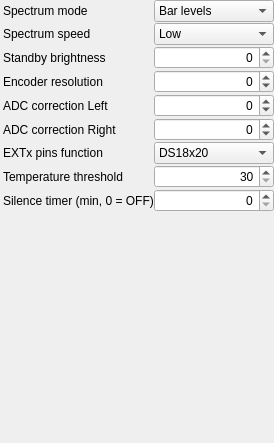
      <widget class="QWidget" name="tabOther">
       <attribute name="title">
        <string>Other</string>
       </attribute>
       <layout class="QVBoxLayout" name="verticalLayout_5">
        <property name="spacing">
         <number>1</number>
        </property>
        <property name="leftMargin">
         <number>0</number>
        </property>
        <property name="topMargin">
         <number>0</number>
        </property>
        <property name="rightMargin">
         <number>0</number>
        </property>
        <property name="bottomMargin">
         <number>0</number>
        </property>
        <item>
         <widget class="QWidget" name="wgtSpmode" native="true">
          <layout class="QHBoxLayout" name="horizontalLayout_23" stretch="1,0">
           <property name="spacing">
            <number>0</number>
           </property>
           <property name="leftMargin">
            <number>3</number>
           </property>
           <property name="topMargin">
            <number>0</number>
           </property>
           <property name="rightMargin">
            <number>0</number>
           </property>
           <property name="bottomMargin">
            <number>0</number>
           </property>
           <item>
            <widget class="QLabel" name="lblSpmode">
             <property name="text">
              <string>Spectrum mode</string>
             </property>
            </widget>
           </item>
           <item>
            <widget class="QComboBox" name="cbxSpmode">
             <property name="minimumSize">
              <size>
               <width>120</width>
               <height>0</height>
              </size>
             </property>
             <item>
              <property name="text">
               <string>Bar levels</string>
              </property>
             </item>
             <item>
              <property name="text">
               <string>3x stereo</string>
              </property>
             </item>
             <item>
              <property name="text">
               <string>3x mixed</string>
              </property>
             </item>
             <item>
              <property name="text">
               <string>2x stereo</string>
              </property>
             </item>
             <item>
              <property name="text">
               <string>2x mixed</string>
              </property>
             </item>
             <item>
              <property name="text">
               <string>1x stereo</string>
              </property>
             </item>
             <item>
              <property name="text">
               <string>1x mixed</string>
              </property>
             </item>
            </widget>
           </item>
          </layout>
         </widget>
        </item>
        <item>
         <widget class="QWidget" name="wgtSpspeed" native="true">
          <layout class="QHBoxLayout" name="horizontalLayout_24" stretch="1,0">
           <property name="spacing">
            <number>0</number>
           </property>
           <property name="leftMargin">
            <number>3</number>
           </property>
           <property name="topMargin">
            <number>0</number>
           </property>
           <property name="rightMargin">
            <number>0</number>
           </property>
           <property name="bottomMargin">
            <number>0</number>
           </property>
           <item>
            <widget class="QLabel" name="lblSpspeed">
             <property name="text">
              <string>Spectrum speed</string>
             </property>
            </widget>
           </item>
           <item>
            <widget class="QComboBox" name="cbxSpspeed">
             <property name="minimumSize">
              <size>
               <width>120</width>
               <height>0</height>
              </size>
             </property>
             <item>
              <property name="text">
               <string>Low</string>
              </property>
             </item>
             <item>
              <property name="text">
               <string>Middle</string>
              </property>
             </item>
             <item>
              <property name="text">
               <string>Fast</string>
              </property>
             </item>
            </widget>
           </item>
          </layout>
         </widget>
        </item>
        <item>
         <widget class="QWidget" name="wgtBrstby" native="true">
          <layout class="QHBoxLayout" name="horizontalLayout_22" stretch="1,0">
           <property name="spacing">
            <number>0</number>
           </property>
           <property name="leftMargin">
            <number>3</number>
           </property>
           <property name="topMargin">
            <number>0</number>
           </property>
           <property name="rightMargin">
            <number>0</number>
           </property>
           <property name="bottomMargin">
            <number>0</number>
           </property>
           <item>
            <widget class="QLabel" name="lblBrstby">
             <property name="text">
              <string>Standby brightness</string>
             </property>
            </widget>
           </item>
           <item>
            <widget class="QSpinBox" name="sbxBrstby">
             <property name="minimumSize">
              <size>
               <width>120</width>
               <height>0</height>
              </size>
             </property>
             <property name="alignment">
              <set>Qt::AlignRight|Qt::AlignTrailing|Qt::AlignVCenter</set>
             </property>
             <property name="maximum">
              <number>32</number>
             </property>
            </widget>
           </item>
          </layout>
         </widget>
        </item>
        <item>
         <widget class="QWidget" name="wgtEncres" native="true">
          <layout class="QHBoxLayout" name="horizontalLayout_25" stretch="1,0">
           <property name="spacing">
            <number>0</number>
           </property>
           <property name="leftMargin">
            <number>3</number>
           </property>
           <property name="topMargin">
            <number>0</number>
           </property>
           <property name="rightMargin">
            <number>0</number>
           </property>
           <property name="bottomMargin">
            <number>0</number>
           </property>
           <item>
            <widget class="QLabel" name="lblEncres">
             <property name="text">
              <string>Encoder resolution</string>
             </property>
            </widget>
           </item>
           <item>
            <widget class="QSpinBox" name="sbxEncres">
             <property name="minimumSize">
              <size>
               <width>120</width>
               <height>0</height>
              </size>
             </property>
             <property name="alignment">
              <set>Qt::AlignRight|Qt::AlignTrailing|Qt::AlignVCenter</set>
             </property>
             <property name="minimum">
              <number>-64</number>
             </property>
             <property name="maximum">
              <number>64</number>
             </property>
            </widget>
           </item>
          </layout>
         </widget>
        </item>
        <item>
         <widget class="QWidget" name="wgtAdcleft" native="true">
          <layout class="QHBoxLayout" name="horizontalLayout_27" stretch="1,0">
           <property name="spacing">
            <number>0</number>
           </property>
           <property name="leftMargin">
            <number>3</number>
           </property>
           <property name="topMargin">
            <number>0</number>
           </property>
           <property name="rightMargin">
            <number>0</number>
           </property>
           <property name="bottomMargin">
            <number>0</number>
           </property>
           <item>
            <widget class="QLabel" name="lblAdcleft">
             <property name="text">
              <string>ADC correction Left</string>
             </property>
            </widget>
           </item>
           <item>
            <widget class="QSpinBox" name="sbxAdcleft">
             <property name="minimumSize">
              <size>
               <width>120</width>
               <height>0</height>
              </size>
             </property>
             <property name="alignment">
              <set>Qt::AlignRight|Qt::AlignTrailing|Qt::AlignVCenter</set>
             </property>
             <property name="minimum">
              <number>-16</number>
             </property>
             <property name="maximum">
              <number>16</number>
             </property>
            </widget>
           </item>
          </layout>
         </widget>
        </item>
        <item>
         <widget class="QWidget" name="wgtAdcright" native="true">
          <layout class="QHBoxLayout" name="horizontalLayout_28" stretch="1,0">
           <property name="spacing">
            <number>0</number>
           </property>
           <property name="leftMargin">
            <number>3</number>
           </property>
           <property name="topMargin">
            <number>0</number>
           </property>
           <property name="rightMargin">
            <number>0</number>
           </property>
           <property name="bottomMargin">
            <number>0</number>
           </property>
           <item>
            <widget class="QLabel" name="lblAdcright">
             <property name="text">
              <string>ADC correction Right</string>
             </property>
            </widget>
           </item>
           <item>
            <widget class="QSpinBox" name="sbxAdcright">
             <property name="minimumSize">
              <size>
               <width>120</width>
               <height>0</height>
              </size>
             </property>
             <property name="alignment">
              <set>Qt::AlignRight|Qt::AlignTrailing|Qt::AlignVCenter</set>
             </property>
             <property name="minimum">
              <number>-16</number>
             </property>
             <property name="maximum">
              <number>16</number>
             </property>
            </widget>
           </item>
          </layout>
         </widget>
        </item>
        <item>
         <widget class="QWidget" name="wgtExtfunc" native="true">
          <layout class="QHBoxLayout" name="horizontalLayout_29" stretch="1,0">
           <property name="spacing">
            <number>0</number>
           </property>
           <property name="leftMargin">
            <number>3</number>
           </property>
           <property name="topMargin">
            <number>0</number>
           </property>
           <property name="rightMargin">
            <number>0</number>
           </property>
           <property name="bottomMargin">
            <number>0</number>
           </property>
           <item>
            <widget class="QLabel" name="lblExtfunc">
             <property name="text">
              <string>EXTx pins function</string>
             </property>
            </widget>
           </item>
           <item>
            <widget class="QComboBox" name="cbxExtfunc">
             <property name="minimumSize">
              <size>
               <width>120</width>
               <height>0</height>
              </size>
             </property>
             <item>
              <property name="text">
               <string>DS18x20</string>
              </property>
             </item>
             <item>
              <property name="text">
               <string>LM7001</string>
              </property>
             </item>
             <item>
              <property name="text">
               <string>PGA2310</string>
              </property>
             </item>
            </widget>
           </item>
          </layout>
         </widget>
        </item>
        <item>
         <widget class="QWidget" name="wgtThreshold" native="true">
          <layout class="QHBoxLayout" name="horizontalLayout_26" stretch="1,0">
           <property name="spacing">
            <number>0</number>
           </property>
           <property name="leftMargin">
            <number>3</number>
           </property>
           <property name="topMargin">
            <number>0</number>
           </property>
           <property name="rightMargin">
            <number>0</number>
           </property>
           <property name="bottomMargin">
            <number>0</number>
           </property>
           <item>
            <widget class="QLabel" name="lblThreshold">
             <property name="text">
              <string>Temperature threshold</string>
             </property>
            </widget>
           </item>
           <item>
            <widget class="QSpinBox" name="sbxThreshold">
             <property name="minimumSize">
              <size>
               <width>120</width>
               <height>0</height>
              </size>
             </property>
             <property name="alignment">
              <set>Qt::AlignRight|Qt::AlignTrailing|Qt::AlignVCenter</set>
             </property>
             <property name="minimum">
              <number>30</number>
             </property>
             <property name="maximum">
              <number>100</number>
             </property>
            </widget>
           </item>
          </layout>
         </widget>
        </item>
        <item>
         <widget class="QWidget" name="wgtSilence" native="true">
          <layout class="QHBoxLayout" name="horizontalLayout_30" stretch="1,0">
           <property name="spacing">
            <number>0</number>
           </property>
           <property name="leftMargin">
            <number>3</number>
           </property>
           <property name="topMargin">
            <number>0</number>
           </property>
           <property name="rightMargin">
            <number>0</number>
           </property>
           <property name="bottomMargin">
            <number>0</number>
           </property>
           <item>
            <widget class="QLabel" name="lblSilence">
             <property name="text">
              <string>Silence timer (min, 0 = OFF)</string>
             </property>
            </widget>
           </item>
           <item>
            <widget class="QSpinBox" name="sbxSilence">
             <property name="minimumSize">
              <size>
               <width>120</width>
               <height>0</height>
              </size>
             </property>
             <property name="alignment">
              <set>Qt::AlignRight|Qt::AlignTrailing|Qt::AlignVCenter</set>
             </property>
             <property name="minimum">
              <number>0</number>
             </property>
             <property name="maximum">
              <number>255</number>
             </property>
            </widget>
           </item>
          </layout>
         </widget>
        </item>
        <item>
         <spacer name="vspOther">
          <property name="orientation">
           <enum>Qt::Vertical</enum>
          </property>
          <property name="sizeHint" stdset="0">
           <size>
            <width>20</width>
            <height>231</height>
           </size>
          </property>
         </spacer>
        </item>
       </layout>
      </widget>
